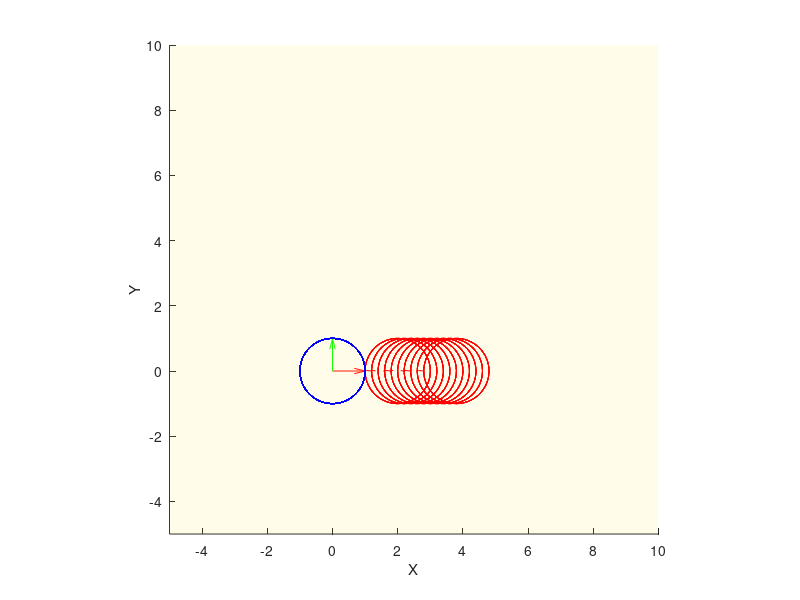

This chart was generated by the following MATLAB code:
clear all
close all
clc

MIN_LIM = -5;
MAX_LIM = 10;

shearing = [1 0 2; 0 1 0; 0 0 1];

f = figure;

hold on
axis equal

xlim([MIN_LIM MAX_LIM])
ylim([MIN_LIM MAX_LIM])
zlim([MIN_LIM MAX_LIM])

xlabel('X')
ylabel('Y')
zlabel('Z')

% Plot origine assi
quiver3(0,0,0,1,0,0,'Color','r','autoscale','off')
quiver3(0,0,0,0,1,0,'Color','g','autoscale','off')
quiver3(0,0,0,0,0,1,'Color','b','autoscale','off')

% Definizione piano z = 1
[X,Y] = meshgrid(MIN_LIM:.2:MAX_LIM, MIN_LIM:.2:MAX_LIM);
Z = ones(size(X));
surf(X, Y, Z, 'FaceAlpha', 0.1, 'EdgeColor', 'none')

% Definizione circonferenza
r = 1;
theta = [-180:1:179];

fsize = size(theta);
factor = repmat([0:.1:.9], fsize(2) * MAX_LIM, 1);
 
X = repmat(r * cosd(theta), MAX_LIM)';
Y = repmat(r * sind(theta), MAX_LIM)';
Z = ones(size(X)) + factor;
plot3(X, Y, Z, '--b');

% Applicazione della trasformazione
X = reshape(X,[],1)';
Y = reshape(Y,[],1)';
Z = reshape(Z,[],1)';

all = [X; Y; Z];
all_shearing = shearing * all;
plot3(all_shearing(1,:), all_shearing(2,:), all_shearing(3,:), '--r');
